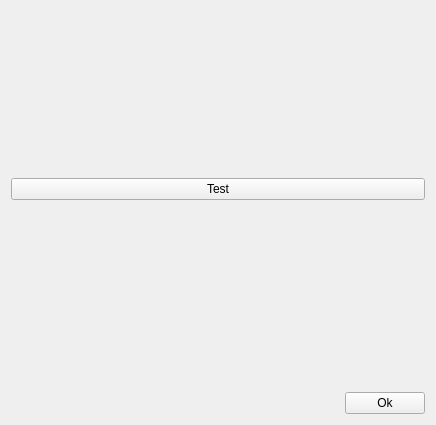
<?xml version="1.0" encoding="UTF-8"?>
<ui version="4.0">
 <class>MainDialog</class>
 <widget class="QWidget" name="MainDialog">
  <property name="geometry">
   <rect>
    <x>0</x>
    <y>0</y>
    <width>436</width>
    <height>425</height>
   </rect>
  </property>
  <property name="windowTitle">
   <string>MainDialog</string>
  </property>
  <layout class="QVBoxLayout" name="verticalLayout" stretch="0,0,0,0,0">
   <item>
    <spacer name="verticalSpacer_2">
     <property name="orientation">
      <enum>Qt::Vertical</enum>
     </property>
     <property name="sizeHint" stdset="0">
      <size>
       <width>20</width>
       <height>40</height>
      </size>
     </property>
    </spacer>
   </item>
   <item>
    <widget class="QPushButton" name="btnTest">
     <property name="text">
      <string>Test</string>
     </property>
    </widget>
   </item>
   <item>
    <widget class="QLabel" name="lblMessage">
     <property name="text">
      <string/>
     </property>
     <property name="alignment">
      <set>Qt::AlignCenter</set>
     </property>
    </widget>
   </item>
   <item>
    <spacer name="verticalSpacer">
     <property name="orientation">
      <enum>Qt::Vertical</enum>
     </property>
     <property name="sizeHint" stdset="0">
      <size>
       <width>20</width>
       <height>140</height>
      </size>
     </property>
    </spacer>
   </item>
   <item>
    <layout class="QHBoxLayout" name="horizontalLayout">
     <item>
      <spacer name="horizontalSpacer">
       <property name="orientation">
        <enum>Qt::Horizontal</enum>
       </property>
       <property name="sizeHint" stdset="0">
        <size>
         <width>40</width>
         <height>20</height>
        </size>
       </property>
      </spacer>
     </item>
     <item>
      <widget class="QPushButton" name="btnOk">
       <property name="text">
        <string>Ok</string>
       </property>
      </widget>
     </item>
    </layout>
   </item>
  </layout>
 </widget>
 <resources/>
 <connections>
  <connection>
   <sender>btnOk</sender>
   <signal>clicked()</signal>
   <receiver>MainDialog</receiver>
   <slot>close()</slot>
   <hints>
    <hint type="sourcelabel">
     <x>393</x>
     <y>396</y>
    </hint>
    <hint type="destinationlabel">
     <x>217</x>
     <y>212</y>
    </hint>
   </hints>
  </connection>
 </connections>
</ui>
